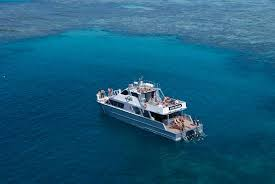
#> input picture ImageProcessing/PyImageSearch/Step5/saliency_detection/src/boat.jpeg, 275 x 184 px
$ python static_salency.py --image src/boat.jpeg
#> lines starting #> are read from the running program, lines starting #| are printed output that depends on the picture; after the words box and inside, x2 and y2 are one past the last pixel; in counts of white or black regions, pixels touching at a corner belong together
# gerekli paketleri(kütüphaneleri) içe aktarıyoruz
import cv2
import argparse
# terminalden argüman girişi alabilmek için argaparse kütüphanesi kullanıyoruz
ap = argparse.ArgumentParser()  # ArgumentParser sınıfını ap değişkenine atıyoruz
ap.add_argument("-i","--image",required=True, # ap değişkeninin add_argument fonksiyonunu kullanarak alacağımız argümanları belirliyoruz.
    help="path to the input image")
args = vars(ap.parse_args())

image = cv2.imread(args["image"]) # giriş görüntüsünü terminalden belirttiğimiz yolu baz alarak diskten alıyoruz
#> image is the input picture: shape (184, 275, 3); mean B, G, R 123.1, 92, 25.5

#saliency = cv2.saliency.StaticSaliencySpectralResidual_create() #resmin en belirgin(en göze çarpan bölgelerini) noktalarını tespit ediyoruz
#success, saliencyMap =saliency.computeSaliency(image)  #belirgin yerlerin koordinatlarını atarız saliencyMap değişkenine

saliency = cv2.saliency.StaticSaliencyFineGrained_create()  #bu yukardaki fonksiyondan daha hassas ama aynı işlev(resmin en belirgin(en göze çarpan bölgelerini) noktalarını tespit ediyoruz)
success, saliencyMap = saliency.computeSaliency(image) #belirgin yerlerin koordinatlarını atarız saliencyMap değişkenine
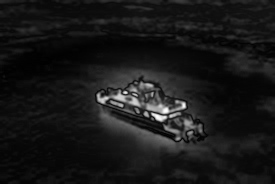
#> saliencyMap: shape (184, 275) float32; min 0, max 1, mean 0.0935
#> success = True
print(saliencyMap.shape[0])
#| 184
saliencyMap = (saliencyMap * 255).astype("uint8") #değerleri [0,255] arası ölçeklendiriyoruz
ret,threshMap = cv2.threshold(saliencyMap.astype("uint8"),0,255,cv2.THRESH_BINARY | cv2.THRESH_OTSU) #resmin conturlarını bulabilmek için threshold uyguluyoruz.(thresh_otsu resmin ortalam ağırlığına göre thresh atan bir değişken)
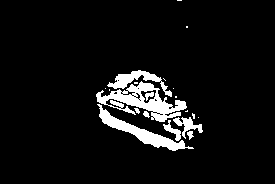
#> threshMap: shape (184, 275); 6.8% white; 20 white regions (11 under 20 px), largest, box (x1, y1, x2, y2) and area: (96, 81, 187, 122) 1436, (97, 104, 194, 151) 958, (107, 70, 172, 97) 512
#> ret = 59

cv2.imshow("Image",image)  #giriş görüntümüzü görüntüleriz
cv2.imshow("Output",saliencyMap) #threshold uygulanmadan önceki görüntümüzü görüntüleriz
cv2.imshow("threshMap",threshMap) #en son olarak ulaşmak istediğimiz görüntüyü imshowlarız
cv2.waitKey(0)
cv2.destroyAllWindows() #tüm pencereleri kapat
